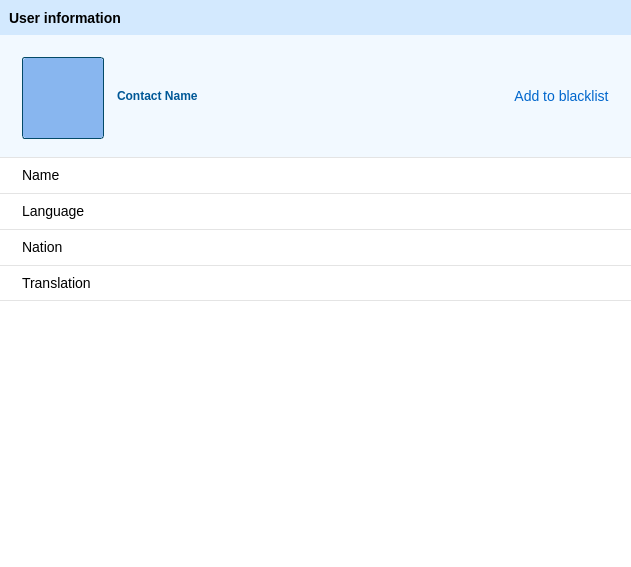
<?xml version="1.0" encoding="UTF-8"?>
<ui version="4.0">
 <class>ns::ViewContact</class>
 <widget class="QWidget" name="ns::ViewContact">
  <property name="geometry">
   <rect>
    <x>0</x>
    <y>0</y>
    <width>631</width>
    <height>567</height>
   </rect>
  </property>
  <property name="minimumSize">
   <size>
    <width>0</width>
    <height>567</height>
   </size>
  </property>
  <property name="maximumSize">
   <size>
    <width>16777215</width>
    <height>567</height>
   </size>
  </property>
  <property name="windowTitle">
   <string>YesPo Service Client</string>
  </property>
  <property name="styleSheet">
   <string notr="true">* {
	font-family: Verdana, &quot;宋体&quot;, Arial, Sans-serif, Segoe UI, Tahoma;
}

#widgetTitlePanel {
	background: #D3E9FE;
}

#widgetTitlePanel #labelTitle {
	font-size: 14px;
	font-weight: bold;
}

#widgetBottom {
	background: #ffffff;
}

#widgetProfile {
	background: #F2F9FF;
}

#widgetBottom #widgetProfile #widgetPhoto {
	border: 1px solid #034a68;
	border-radius: 3px;
}

#widgetBottom #widgetProfile #labelPho {
	background: #88b6ef;
	border-radius: 3px;
}

#widgetBottom #widgetProfile #labelUserName {
	font-size: 12px;
	font-weight: bold;
	color: #005897;
}

#widgetBottom #widgetProfile #pushButtonBlacklist {
	border: 0px;
	font-size: 14px;
	color: #0066cc;
}

/*#widgetBottom #widgetProfile #pushButtonBlacklist:hover{
	color: #00ddff;
}
#widgetBottom #widgetProfile #pushButtonBlacklist:pressed{
	color:#FF0036;
}*/

#widgetUserName,#widgetLanguage,#widgetNation,#widgetTranslation {
	background: #ffffff;
}

#widgetUserName {
	border-top: 1px solid #e4e4e4;
}

#widgetLanguage {
	border-top: 1px solid #e4e4e4;
}

#widgetNation {
	border-top: 1px solid #e4e4e4;
}

#widgetTranslation {
	border-top: 1px solid #e4e4e4;
	border-bottom: 1px solid #e4e4e4;
}

#labelTranslationConvert {
	background-image: url(:/images/ui/user_convert.png);
}

#labelUserNameKey,#labelLanguageKey,#labelNationKey,#labelMajorKey {
	font-size: 14px;
}

#labeluserNameValue {
	font-size: 16px;
	color: #025798;
}
</string>
  </property>
  <layout class="QVBoxLayout" name="verticalLayout">
   <property name="spacing">
    <number>0</number>
   </property>
   <property name="margin">
    <number>0</number>
   </property>
   <item>
    <widget class="QWidget" name="widgetTitlePanel" native="true">
     <property name="minimumSize">
      <size>
       <width>0</width>
       <height>35</height>
      </size>
     </property>
     <property name="maximumSize">
      <size>
       <width>16777215</width>
       <height>35</height>
      </size>
     </property>
     <layout class="QHBoxLayout" name="horizontalLayout_3">
      <item>
       <widget class="QLabel" name="labelTitle">
        <property name="minimumSize">
         <size>
          <width>0</width>
          <height>0</height>
         </size>
        </property>
        <property name="maximumSize">
         <size>
          <width>16777215</width>
          <height>16777215</height>
         </size>
        </property>
        <property name="text">
         <string>User information</string>
        </property>
       </widget>
      </item>
     </layout>
    </widget>
   </item>
   <item>
    <widget class="QWidget" name="widgetBottom" native="true">
     <layout class="QVBoxLayout" name="verticalLayout_2">
      <property name="spacing">
       <number>0</number>
      </property>
      <property name="margin">
       <number>0</number>
      </property>
      <item>
       <widget class="QWidget" name="widgetProfile" native="true">
        <property name="minimumSize">
         <size>
          <width>0</width>
          <height>122</height>
         </size>
        </property>
        <property name="maximumSize">
         <size>
          <width>16777215</width>
          <height>122</height>
         </size>
        </property>
        <layout class="QHBoxLayout" name="horizontalLayout">
         <property name="spacing">
          <number>13</number>
         </property>
         <property name="margin">
          <number>22</number>
         </property>
         <item>
          <widget class="QWidget" name="widgetPhoto" native="true">
           <property name="minimumSize">
            <size>
             <width>82</width>
             <height>82</height>
            </size>
           </property>
           <property name="maximumSize">
            <size>
             <width>82</width>
             <height>82</height>
            </size>
           </property>
           <layout class="QVBoxLayout" name="verticalLayout_4">
            <property name="spacing">
             <number>0</number>
            </property>
            <property name="leftMargin">
             <number>1</number>
            </property>
            <property name="topMargin">
             <number>1</number>
            </property>
            <property name="rightMargin">
             <number>1</number>
            </property>
            <property name="bottomMargin">
             <number>0</number>
            </property>
            <item>
             <widget class="ns::ElidedLabel" name="labelPho">
              <property name="minimumSize">
               <size>
                <width>80</width>
                <height>80</height>
               </size>
              </property>
              <property name="maximumSize">
               <size>
                <width>80</width>
                <height>80</height>
               </size>
              </property>
              <property name="text">
               <string/>
              </property>
             </widget>
            </item>
           </layout>
          </widget>
         </item>
         <item>
          <widget class="QLabel" name="labelUserName">
           <property name="text">
            <string>Contact Name</string>
           </property>
          </widget>
         </item>
         <item>
          <spacer name="horizontalSpacer">
           <property name="orientation">
            <enum>Qt::Horizontal</enum>
           </property>
           <property name="sizeHint" stdset="0">
            <size>
             <width>242</width>
             <height>20</height>
            </size>
           </property>
          </spacer>
         </item>
         <item>
          <widget class="QPushButton" name="pushButtonBlacklist">
           <property name="cursor">
            <cursorShape>PointingHandCursor</cursorShape>
           </property>
           <property name="text">
            <string>Add to blacklist</string>
           </property>
          </widget>
         </item>
        </layout>
       </widget>
      </item>
      <item>
       <widget class="QWidget" name="widgetUserName" native="true">
        <property name="minimumSize">
         <size>
          <width>0</width>
          <height>36</height>
         </size>
        </property>
        <property name="maximumSize">
         <size>
          <width>16777215</width>
          <height>36</height>
         </size>
        </property>
        <layout class="QHBoxLayout" name="horizontalLayout_2">
         <property name="spacing">
          <number>23</number>
         </property>
         <property name="leftMargin">
          <number>22</number>
         </property>
         <property name="topMargin">
          <number>0</number>
         </property>
         <property name="bottomMargin">
          <number>0</number>
         </property>
         <item>
          <widget class="QLabel" name="labelUserNameKey">
           <property name="minimumSize">
            <size>
             <width>0</width>
             <height>0</height>
            </size>
           </property>
           <property name="maximumSize">
            <size>
             <width>16777215</width>
             <height>16777215</height>
            </size>
           </property>
           <property name="text">
            <string>Name</string>
           </property>
           <property name="scaledContents">
            <bool>true</bool>
           </property>
           <property name="alignment">
            <set>Qt::AlignLeading|Qt::AlignLeft|Qt::AlignVCenter</set>
           </property>
          </widget>
         </item>
         <item>
          <widget class="QLabel" name="labeluserNameValue">
           <property name="text">
            <string/>
           </property>
           <property name="scaledContents">
            <bool>true</bool>
           </property>
          </widget>
         </item>
         <item>
          <spacer name="horizontalSpacer_2">
           <property name="orientation">
            <enum>Qt::Horizontal</enum>
           </property>
           <property name="sizeHint" stdset="0">
            <size>
             <width>415</width>
             <height>20</height>
            </size>
           </property>
          </spacer>
         </item>
        </layout>
       </widget>
      </item>
      <item>
       <widget class="QWidget" name="widgetLanguage" native="true">
        <property name="minimumSize">
         <size>
          <width>0</width>
          <height>36</height>
         </size>
        </property>
        <property name="maximumSize">
         <size>
          <width>16777215</width>
          <height>36</height>
         </size>
        </property>
        <layout class="QHBoxLayout" name="horizontalLayout_4">
         <property name="spacing">
          <number>23</number>
         </property>
         <property name="leftMargin">
          <number>22</number>
         </property>
         <property name="topMargin">
          <number>0</number>
         </property>
         <property name="bottomMargin">
          <number>0</number>
         </property>
         <item>
          <widget class="QLabel" name="labelLanguageKey">
           <property name="minimumSize">
            <size>
             <width>0</width>
             <height>0</height>
            </size>
           </property>
           <property name="maximumSize">
            <size>
             <width>16777215</width>
             <height>16777215</height>
            </size>
           </property>
           <property name="text">
            <string>Language</string>
           </property>
           <property name="scaledContents">
            <bool>true</bool>
           </property>
           <property name="alignment">
            <set>Qt::AlignLeading|Qt::AlignLeft|Qt::AlignVCenter</set>
           </property>
          </widget>
         </item>
         <item>
          <widget class="QLabel" name="labelLanguageValue">
           <property name="text">
            <string/>
           </property>
           <property name="scaledContents">
            <bool>true</bool>
           </property>
          </widget>
         </item>
         <item>
          <spacer name="horizontalSpacer_3">
           <property name="orientation">
            <enum>Qt::Horizontal</enum>
           </property>
           <property name="sizeHint" stdset="0">
            <size>
             <width>415</width>
             <height>20</height>
            </size>
           </property>
          </spacer>
         </item>
        </layout>
       </widget>
      </item>
      <item>
       <widget class="QWidget" name="widgetNation" native="true">
        <property name="minimumSize">
         <size>
          <width>0</width>
          <height>36</height>
         </size>
        </property>
        <property name="maximumSize">
         <size>
          <width>16777215</width>
          <height>36</height>
         </size>
        </property>
        <layout class="QHBoxLayout" name="horizontalLayout_5">
         <property name="spacing">
          <number>23</number>
         </property>
         <property name="leftMargin">
          <number>22</number>
         </property>
         <property name="topMargin">
          <number>0</number>
         </property>
         <property name="bottomMargin">
          <number>0</number>
         </property>
         <item>
          <widget class="QLabel" name="labelNationKey">
           <property name="minimumSize">
            <size>
             <width>0</width>
             <height>0</height>
            </size>
           </property>
           <property name="maximumSize">
            <size>
             <width>16777215</width>
             <height>16777215</height>
            </size>
           </property>
           <property name="text">
            <string>Nation</string>
           </property>
           <property name="scaledContents">
            <bool>true</bool>
           </property>
           <property name="alignment">
            <set>Qt::AlignLeading|Qt::AlignLeft|Qt::AlignVCenter</set>
           </property>
          </widget>
         </item>
         <item>
          <widget class="QLabel" name="labelNationValue">
           <property name="text">
            <string/>
           </property>
           <property name="scaledContents">
            <bool>true</bool>
           </property>
          </widget>
         </item>
         <item>
          <spacer name="horizontalSpacer_4">
           <property name="orientation">
            <enum>Qt::Horizontal</enum>
           </property>
           <property name="sizeHint" stdset="0">
            <size>
             <width>415</width>
             <height>20</height>
            </size>
           </property>
          </spacer>
         </item>
        </layout>
       </widget>
      </item>
      <item>
       <widget class="QWidget" name="widgetTranslation" native="true">
        <property name="minimumSize">
         <size>
          <width>0</width>
          <height>36</height>
         </size>
        </property>
        <property name="maximumSize">
         <size>
          <width>16777215</width>
          <height>36</height>
         </size>
        </property>
        <layout class="QHBoxLayout" name="horizontalLayout_6">
         <property name="spacing">
          <number>23</number>
         </property>
         <property name="leftMargin">
          <number>22</number>
         </property>
         <property name="topMargin">
          <number>0</number>
         </property>
         <property name="bottomMargin">
          <number>0</number>
         </property>
         <item>
          <widget class="QLabel" name="labelMajorKey">
           <property name="minimumSize">
            <size>
             <width>0</width>
             <height>0</height>
            </size>
           </property>
           <property name="maximumSize">
            <size>
             <width>16777215</width>
             <height>16777215</height>
            </size>
           </property>
           <property name="text">
            <string>Translation</string>
           </property>
           <property name="scaledContents">
            <bool>true</bool>
           </property>
           <property name="alignment">
            <set>Qt::AlignLeading|Qt::AlignLeft|Qt::AlignVCenter</set>
           </property>
          </widget>
         </item>
         <item>
          <widget class="QLabel" name="labelMajorValue">
           <property name="text">
            <string/>
           </property>
           <property name="scaledContents">
            <bool>true</bool>
           </property>
          </widget>
         </item>
         <item>
          <spacer name="horizontalSpacer_5">
           <property name="orientation">
            <enum>Qt::Horizontal</enum>
           </property>
           <property name="sizeHint" stdset="0">
            <size>
             <width>378</width>
             <height>20</height>
            </size>
           </property>
          </spacer>
         </item>
        </layout>
       </widget>
      </item>
      <item>
       <spacer name="verticalSpacer">
        <property name="orientation">
         <enum>Qt::Vertical</enum>
        </property>
        <property name="sizeHint" stdset="0">
         <size>
          <width>20</width>
          <height>132</height>
         </size>
        </property>
       </spacer>
      </item>
     </layout>
    </widget>
   </item>
  </layout>
 </widget>
 <customwidgets>
  <customwidget>
   <class>ns::ElidedLabel</class>
   <extends>QLabel</extends>
   <header>elidedlabel.h</header>
  </customwidget>
 </customwidgets>
 <resources>
  <include location="translator.qrc"/>
 </resources>
 <connections/>
</ui>
